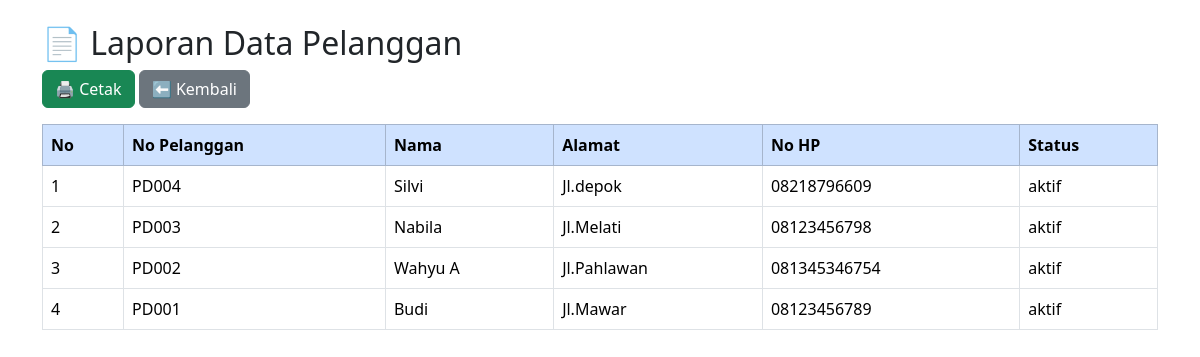
/laporan_pelanggan.php, run on the app's committed database.
### tables this page shows
CREATE TABLE `pelanggan` (
  `id` int(11) NOT NULL,
  `user_id` int(11) DEFAULT NULL,
  `tarif_id` int(11) DEFAULT NULL,
  `no_pelanggan` varchar(20) DEFAULT NULL,
  `nama` varchar(100) DEFAULT NULL,
  `alamat` text DEFAULT NULL,
  `no_hp` varchar(15) DEFAULT NULL,
  `status` enum('aktif','nonaktif') DEFAULT 'aktif'
);

### laporan_pelanggan.php (the view, shortened to what this page needs)
<?php
include "koneksi.php";
$data = mysqli_query($conn,"
SELECT *
FROM pelanggan
ORDER BY id DESC
");
?>
<!DOCTYPE html>
<html>
<head>
<link href="https://cdn.jsdelivr.net/npm/bootstrap@5.3.3/dist/css/bootstrap.min.css" rel="stylesheet">
</head>
<body>
<div class="container mt-4">
<h2>
📄 Laporan Data Pelanggan
</h2>
<div class="mb-3">
<button
onclick="window.print()"
class="btn btn-success">
🖨 Cetak
</button>
<a href="dashboard.php"
class="btn btn-secondary">
⬅ Kembali
</a>
</div>
<table class="table table-bordered">
<thead class="table-primary">
<tr>
<th>No</th>
<th>No Pelanggan</th>
<th>Nama</th>
<th>Alamat</th>
<th>No HP</th>
<th>Status</th>
</tr>
</thead>
<tbody>
<?php
$no=1;
while($d=mysqli_fetch_assoc($data))
{
?>
<tr>
<td><?= $no++ ?></td>
<td><?= $d['no_pelanggan'] ?></td>
<td><?= $d['nama'] ?></td>
<td><?= $d['alamat'] ?></td>
<td><?= $d['no_hp'] ?></td>
<td><?= $d['status'] ?></td>
</tr>
<?php } ?>
</tbody>
</table>
</div>
</body>
</html>

### data on the page
pelanggan: no_pelanggan "PD004", nama "Silvi", alamat "Jl.depok", no_hp "08218796609", status "aktif"
pelanggan: no_pelanggan "PD003", nama "Nabila", alamat "Jl.Melati", no_hp "08123456798", status "aktif"
pelanggan: no_pelanggan "PD002", nama "Wahyu A", alamat "Jl.Pahlawan", no_hp "081345346754", status "aktif"
pelanggan: no_pelanggan "PD001", nama "Budi", alamat "Jl.Mawar", no_hp "08123456789", status "aktif"
